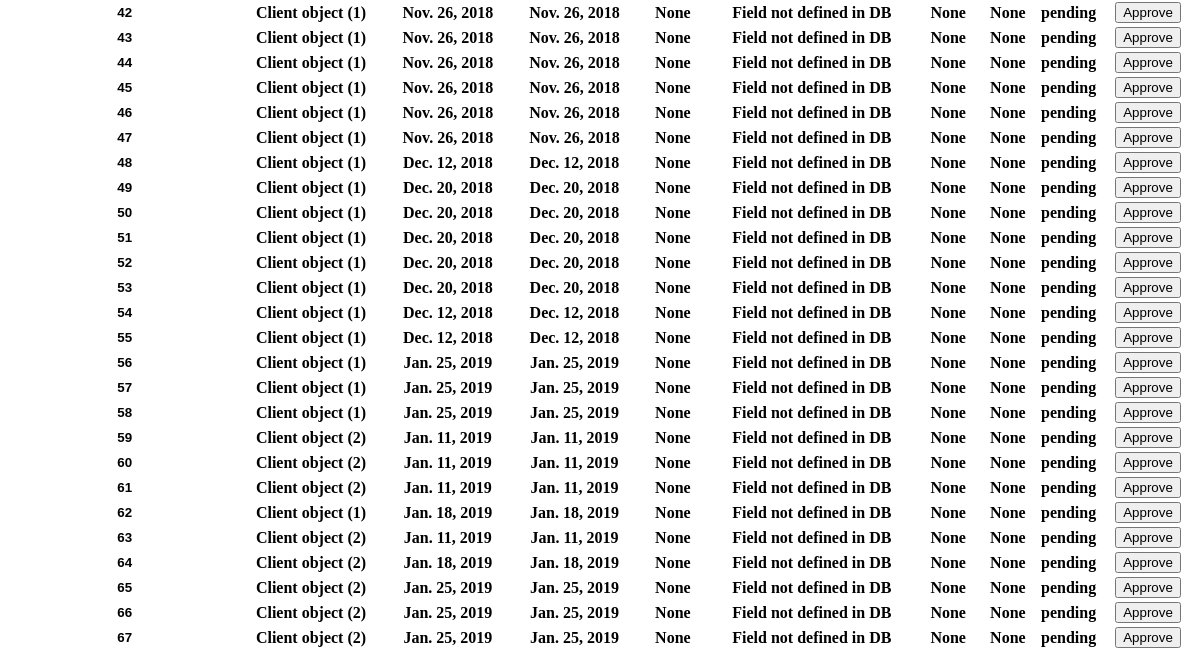
/frigg/getQuotes/ (lower part), run on an earlier commit of the app's database.
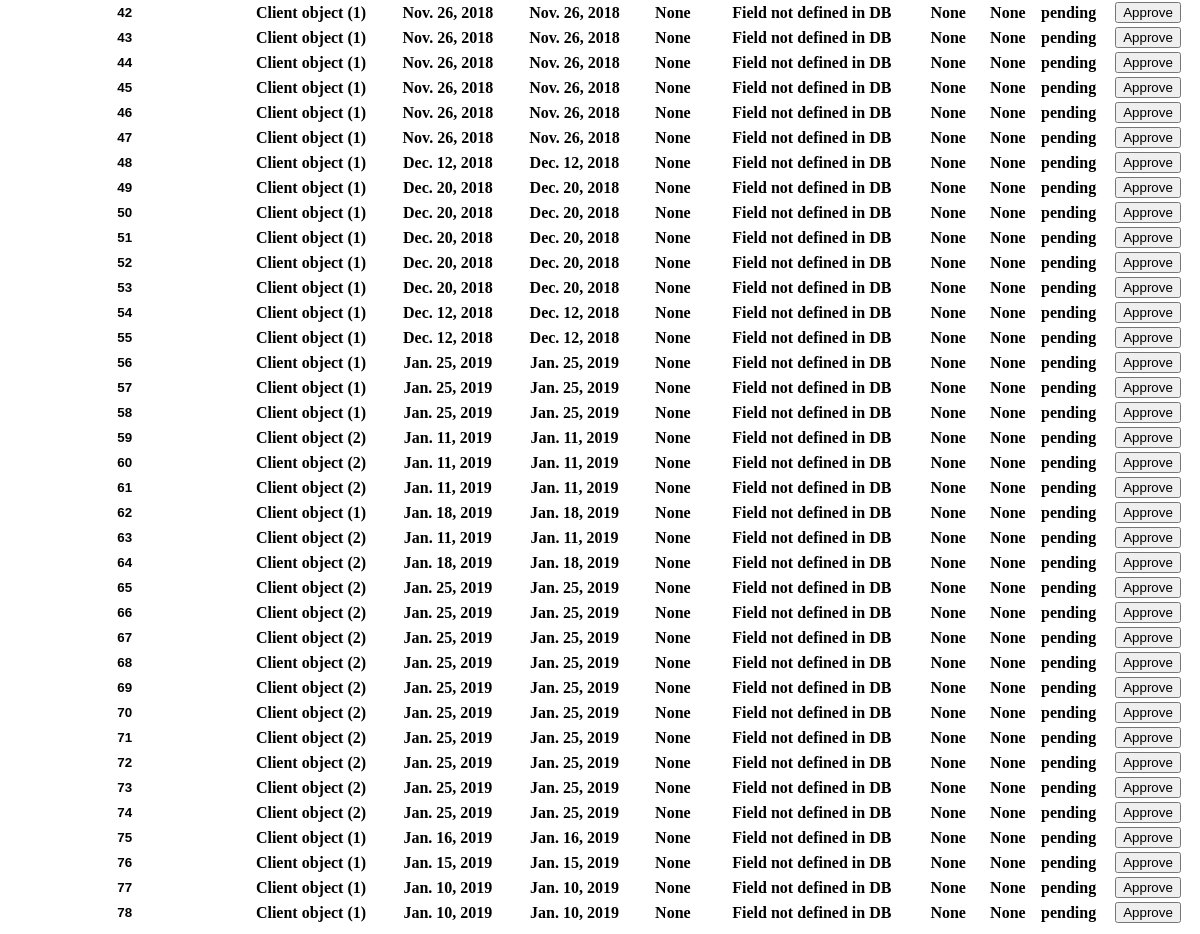
And on a later commit of the database.
### frigg/models.py (models this page shows)
class Quote(models.Model):
    client_id = models.ForeignKey(Client, on_delete=models.PROTECT, null=True)
    company = models.CharField(max_length=100, null=True)
    type_of_print = models.CharField(max_length=20, null=True)
    printer = models.ForeignKey(PrinterType, null=True, on_delete=models.PROTECT)
    material = models.CharField(max_length=100, null=True)
    time = models.IntegerField(null=True)
    amount_of_material = models.IntegerField(null=True)
    referral_person = models.CharField(max_length=100, null=True)
    date_time_code = models.DateField(null=True)
    user_id = models.ForeignKey(User, null=True, on_delete=models.PROTECT)
    cost = models.IntegerField(null=True)
    model_path = models.CharField(max_length=300, null=True)
    model_orientation_path = models.CharField(max_length=300, null=True)
    status = models.CharField(max_length=100, null=True)

class Client(models.Model):
    name = models.CharField(max_length=100, null=True)
    email = models.EmailField(null=True)
    company = models.CharField(max_length=100, null=True)
    phone_number = models.IntegerField(null=True)
    rfc = models.CharField(max_length=100, null=True)
    address_line1 = models.CharField(max_length=100, null=True)
    address_line2 = models.CharField(max_length=100, null=True)
    address_line_n = models.CharField(max_length=100, null=True)
    city = models.CharField(max_length=100, null=True)
    zip = models.CharField(max_length=100, null=True)

### frigg/views.py (the view)
# urls.py: path('getQuotes/', views.getQuotes, name = 'get_quote'),
def getQuotes(request):
    quote_list = Quote.objects.all()
    context = {'quote_list': quote_list}
    return render(request, 'frigg/Quote_List.html', context)

### frigg/templates/frigg/Quote_List.html (shortened to what this page needs)
{% if quote_list %}
    <table style="width:100%">
        {% for quote in quote_list %}
            <tr>
                <form action="../approveQuote/" method="POST" enctype="multipart/form-data">
                    <th><input name="quoteID" style="text-align:center; border:0; font-weight: bold;" type="text" value="{{ quote.id }}" class="field left" readonly></th>
                    <th>{{ quote.client_id }}</th>
                    <th>{{ quote.date_time_code }}</th>
                    <th>{{ quote.date_time_code }}</th>
                    <th>{{ quote.referral_person }}</th>
                    <th> Field not defined in DB </th>
                    <th>{{ quote.user_id }}</th>
                    <th>{{ quote.cost }}</th>
                    <th>{{ quote.status }}</th>
                    <th><input type="submit" value="Approve"></th>
                </form>
            </tr>
        {% endfor %}
    </table>
{% else %}
    <p>No quotes are available.</p>
{% endif %}

What changed in the data, as far as the page shows it:
added Quote: quoteID "68", client_id "Client object (2)", date_time_code "Jan. 25, 2019", referral_person "None", user_id "None", cost "None", status "pending"
added Quote: quoteID "69", client_id "Client object (2)", date_time_code "Jan. 25, 2019", referral_person "None", user_id "None", cost "None", status "pending"
added Quote: quoteID "70", client_id "Client object (2)", date_time_code "Jan. 25, 2019", referral_person "None", user_id "None", cost "None", status "pending"
added Quote: quoteID "71", client_id "Client object (2)", date_time_code "Jan. 25, 2019", referral_person "None", user_id "None", cost "None", status "pending"
added Quote: quoteID "72", client_id "Client object (2)", date_time_code "Jan. 25, 2019", referral_person "None", user_id "None", cost "None", status "pending"
added Quote: quoteID "73", client_id "Client object (2)", date_time_code "Jan. 25, 2019", referral_person "None", user_id "None", cost "None", status "pending"
added Quote: quoteID "74", client_id "Client object (2)", date_time_code "Jan. 25, 2019", referral_person "None", user_id "None", cost "None", status "pending"
added Quote: quoteID "75", client_id "Client object (1)", date_time_code "Jan. 16, 2019", referral_person "None", user_id "None", cost "None", status "pending"
added Quote: quoteID "76", client_id "Client object (1)", date_time_code "Jan. 15, 2019", referral_person "None", user_id "None", cost "None", status "pending"
added Quote: quoteID "77", client_id "Client object (1)", date_time_code "Jan. 10, 2019", referral_person "None", user_id "None", cost "None", status "pending"
added Quote: quoteID "78", client_id "Client object (1)", date_time_code "Jan. 10, 2019", referral_person "None", user_id "None", cost "None", status "pending"
